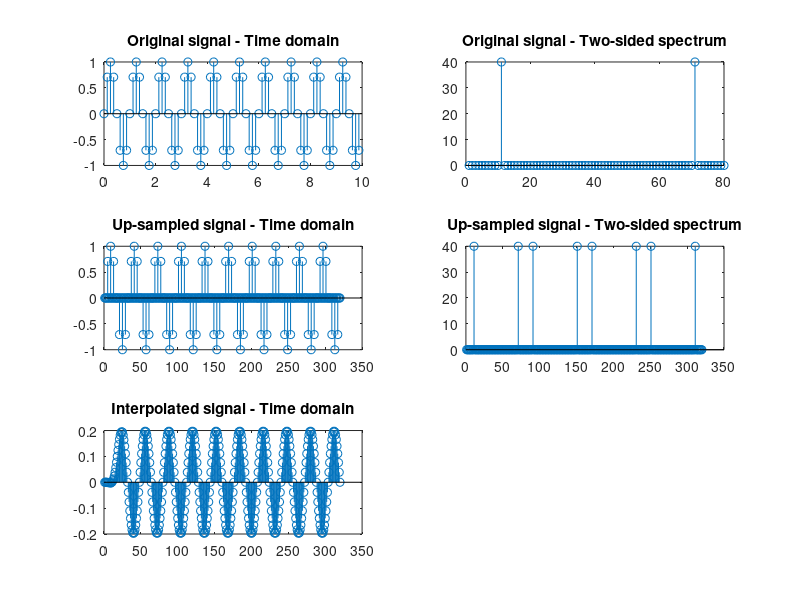

MATLAB code to generate this figure:
% Specify constants
Fs = 8; %Hz
f = 1;  %Hz
L = 10; %seconds

% Calculate signal
t = 0:1/Fs:L-1/Fs;
y = sin(2*pi*f*t);

subplot(3,2,1);
stem(t,y);
title('Original signal - Time domain');

Y = fft(y);
subplot(3,2,2);
stem(abs(Y));
title('Original signal - Two-sided spectrum');

% Up-sample signal by inserting zeros between samples
% TODO: Make variable interpolation factor. Right now static factor of 4 is used.
y_up = zeros(1,length(y)*4);
y_up(1:4:4*length(y)) = y;

subplot(3,2,3);
stem(y_up);
title('Up-sampled signal - Time domain');

subplot(3,2,4);
stem(abs(fft(y_up)));
title('Up-sampled signal - Two-sided spectrum');

% Design a low pass filter with a normalized cut-off frequency of 0.1 and order of 30.
b = fir1(30, 0.1,'low');
% Filter up-sampled signal in order to get interpolated signal. High frequency parts are filtered.
y_ip = filter(b,1,y_up); % conv(b,y_up)

subplot(3,2,5);
stem(y_ip);
title('Interpolated signal - Time domain');

